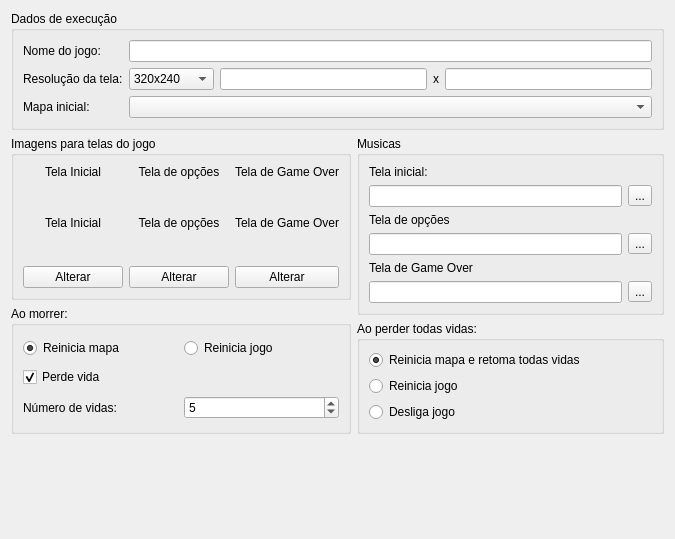
<?xml version="1.0" encoding="UTF-8"?>
<ui version="4.0">
 <class>ConfigsGeneralWidget</class>
 <widget class="QWidget" name="ConfigsGeneralWidget">
  <property name="geometry">
   <rect>
    <x>0</x>
    <y>0</y>
    <width>675</width>
    <height>539</height>
   </rect>
  </property>
  <property name="windowTitle">
   <string>Form</string>
  </property>
  <layout class="QGridLayout" name="gridLayout_6">
   <item row="0" column="0" colspan="2">
    <widget class="QGroupBox" name="groupBox_2">
     <property name="title">
      <string>Dados de execução</string>
     </property>
     <layout class="QGridLayout" name="gridLayout_2">
      <item row="0" column="0">
       <widget class="QLabel" name="label_6">
        <property name="text">
         <string>Nome do jogo:</string>
        </property>
       </widget>
      </item>
      <item row="0" column="1" colspan="4">
       <widget class="QLineEdit" name="editGameName"/>
      </item>
      <item row="1" column="0">
       <widget class="QLabel" name="label_4">
        <property name="text">
         <string>Resolução da tela:</string>
        </property>
       </widget>
      </item>
      <item row="1" column="1">
       <widget class="QComboBox" name="comboResolution">
        <item>
         <property name="text">
          <string>320x240</string>
         </property>
        </item>
        <item>
         <property name="text">
          <string>640x480</string>
         </property>
        </item>
        <item>
         <property name="text">
          <string>640x400</string>
         </property>
        </item>
        <item>
         <property name="text">
          <string>800x600</string>
         </property>
        </item>
        <item>
         <property name="text">
          <string>1024x786</string>
         </property>
        </item>
        <item>
         <property name="text">
          <string>1280x800</string>
         </property>
        </item>
        <item>
         <property name="text">
          <string>Custom</string>
         </property>
        </item>
       </widget>
      </item>
      <item row="1" column="2">
       <widget class="QLineEdit" name="editResolutionWidth"/>
      </item>
      <item row="1" column="3">
       <widget class="QLabel" name="label_7">
        <property name="text">
         <string>x</string>
        </property>
       </widget>
      </item>
      <item row="1" column="4">
       <widget class="QLineEdit" name="editResolutionHeight"/>
      </item>
      <item row="2" column="0">
       <widget class="QLabel" name="label_5">
        <property name="text">
         <string>Mapa inicial:</string>
        </property>
       </widget>
      </item>
      <item row="2" column="1" colspan="4">
       <widget class="QComboBox" name="comboInitialMap"/>
      </item>
     </layout>
    </widget>
   </item>
   <item row="1" column="0">
    <widget class="QGroupBox" name="groupBox">
     <property name="title">
      <string>Imagens para telas do jogo</string>
     </property>
     <layout class="QGridLayout" name="gridLayout">
      <item row="0" column="0">
       <widget class="QLabel" name="label_9">
        <property name="text">
         <string>Tela Inicial</string>
        </property>
        <property name="alignment">
         <set>Qt::AlignCenter</set>
        </property>
       </widget>
      </item>
      <item row="0" column="1">
       <widget class="QLabel" name="label_10">
        <property name="text">
         <string>Tela de opções</string>
        </property>
        <property name="alignment">
         <set>Qt::AlignCenter</set>
        </property>
       </widget>
      </item>
      <item row="0" column="2">
       <widget class="QLabel" name="label_11">
        <property name="text">
         <string>Tela de Game Over</string>
        </property>
        <property name="alignment">
         <set>Qt::AlignCenter</set>
        </property>
       </widget>
      </item>
      <item row="1" column="0">
       <widget class="QLabel" name="labelTelaInicial">
        <property name="sizePolicy">
         <sizepolicy hsizetype="Fixed" vsizetype="Fixed">
          <horstretch>0</horstretch>
          <verstretch>0</verstretch>
         </sizepolicy>
        </property>
        <property name="minimumSize">
         <size>
          <width>100</width>
          <height>75</height>
         </size>
        </property>
        <property name="text">
         <string>Tela Inicial</string>
        </property>
        <property name="alignment">
         <set>Qt::AlignCenter</set>
        </property>
       </widget>
      </item>
      <item row="1" column="1">
       <widget class="QLabel" name="labelTelaOpcoes">
        <property name="sizePolicy">
         <sizepolicy hsizetype="Fixed" vsizetype="Fixed">
          <horstretch>0</horstretch>
          <verstretch>0</verstretch>
         </sizepolicy>
        </property>
        <property name="minimumSize">
         <size>
          <width>100</width>
          <height>75</height>
         </size>
        </property>
        <property name="text">
         <string>Tela de opções</string>
        </property>
        <property name="alignment">
         <set>Qt::AlignCenter</set>
        </property>
       </widget>
      </item>
      <item row="1" column="2">
       <widget class="QLabel" name="labelTelaGameOver">
        <property name="sizePolicy">
         <sizepolicy hsizetype="Fixed" vsizetype="Fixed">
          <horstretch>0</horstretch>
          <verstretch>0</verstretch>
         </sizepolicy>
        </property>
        <property name="minimumSize">
         <size>
          <width>100</width>
          <height>75</height>
         </size>
        </property>
        <property name="text">
         <string>Tela de Game Over</string>
        </property>
        <property name="alignment">
         <set>Qt::AlignCenter</set>
        </property>
       </widget>
      </item>
      <item row="2" column="0">
       <widget class="QPushButton" name="buttonAlterarTelaInicial">
        <property name="text">
         <string>Alterar</string>
        </property>
       </widget>
      </item>
      <item row="2" column="1">
       <widget class="QPushButton" name="buttonAlterarTelaOpcoes">
        <property name="text">
         <string>Alterar</string>
        </property>
       </widget>
      </item>
      <item row="2" column="2">
       <widget class="QPushButton" name="buttonAlterarTelaGameOver">
        <property name="text">
         <string>Alterar</string>
        </property>
       </widget>
      </item>
     </layout>
    </widget>
   </item>
   <item row="1" column="1" rowspan="2">
    <widget class="QGroupBox" name="groupBox_3">
     <property name="title">
      <string>Musicas</string>
     </property>
     <layout class="QGridLayout" name="gridLayout_3">
      <item row="0" column="0">
       <widget class="QLabel" name="label">
        <property name="text">
         <string>Tela inicial:</string>
        </property>
       </widget>
      </item>
      <item row="1" column="0">
       <widget class="QLineEdit" name="lineEditMusicaTelaInicial">
        <property name="enabled">
         <bool>true</bool>
        </property>
        <property name="readOnly">
         <bool>true</bool>
        </property>
       </widget>
      </item>
      <item row="1" column="1">
       <widget class="QToolButton" name="toolButtonMusicaTelaInicial">
        <property name="text">
         <string>...</string>
        </property>
       </widget>
      </item>
      <item row="2" column="0">
       <widget class="QLabel" name="label_2">
        <property name="text">
         <string>Tela de opções</string>
        </property>
       </widget>
      </item>
      <item row="3" column="0">
       <widget class="QLineEdit" name="lineEditMusicaTelaOpcoes">
        <property name="enabled">
         <bool>true</bool>
        </property>
        <property name="readOnly">
         <bool>true</bool>
        </property>
       </widget>
      </item>
      <item row="3" column="1">
       <widget class="QToolButton" name="toolButtonMusicaTelaOpcoes">
        <property name="text">
         <string>...</string>
        </property>
       </widget>
      </item>
      <item row="4" column="0">
       <widget class="QLabel" name="label_3">
        <property name="text">
         <string>Tela de Game Over</string>
        </property>
       </widget>
      </item>
      <item row="5" column="0">
       <widget class="QLineEdit" name="lineEditMusicaTelaGameOver">
        <property name="enabled">
         <bool>true</bool>
        </property>
        <property name="readOnly">
         <bool>true</bool>
        </property>
       </widget>
      </item>
      <item row="5" column="1">
       <widget class="QToolButton" name="toolButtonMusicaTelaGameOver">
        <property name="text">
         <string>...</string>
        </property>
       </widget>
      </item>
     </layout>
    </widget>
   </item>
   <item row="2" column="0" rowspan="2">
    <widget class="QGroupBox" name="groupBoxIfDie">
     <property name="title">
      <string>Ao morrer:</string>
     </property>
     <layout class="QGridLayout" name="gridLayout_4">
      <item row="3" column="0">
       <widget class="QLabel" name="label_12">
        <property name="text">
         <string>Número de vidas:</string>
        </property>
       </widget>
      </item>
      <item row="3" column="1">
       <widget class="QSpinBox" name="spinBoxLives">
        <property name="minimum">
         <number>1</number>
        </property>
        <property name="value">
         <number>5</number>
        </property>
       </widget>
      </item>
      <item row="1" column="0">
       <widget class="QCheckBox" name="checkBoxDieLooseLife">
        <property name="text">
         <string>Perde vida</string>
        </property>
        <property name="checked">
         <bool>true</bool>
        </property>
       </widget>
      </item>
      <item row="0" column="0">
       <widget class="QRadioButton" name="radioButtonDieResetMap">
        <property name="text">
         <string>Reinicia mapa</string>
        </property>
        <property name="checked">
         <bool>true</bool>
        </property>
       </widget>
      </item>
      <item row="0" column="1">
       <widget class="QRadioButton" name="radioButtonDieResetGame">
        <property name="text">
         <string>Reinicia jogo</string>
        </property>
       </widget>
      </item>
     </layout>
    </widget>
   </item>
   <item row="3" column="1">
    <widget class="QGroupBox" name="groupBoxIfLooseAllLives">
     <property name="title">
      <string>Ao perder todas vidas:</string>
     </property>
     <layout class="QGridLayout" name="gridLayout_5">
      <item row="0" column="0" colspan="2">
       <widget class="QRadioButton" name="radioButtonGoverResetMap">
        <property name="text">
         <string>Reinicia mapa e retoma todas vidas</string>
        </property>
        <property name="checked">
         <bool>true</bool>
        </property>
       </widget>
      </item>
      <item row="1" column="0">
       <widget class="QRadioButton" name="radioButtonGoverResetGame">
        <property name="text">
         <string>Reinicia jogo</string>
        </property>
       </widget>
      </item>
      <item row="2" column="0">
       <widget class="QRadioButton" name="radioButtonGoverTurnoffGame">
        <property name="text">
         <string>Desliga jogo</string>
        </property>
       </widget>
      </item>
     </layout>
    </widget>
   </item>
   <item row="4" column="0">
    <spacer name="verticalSpacer">
     <property name="orientation">
      <enum>Qt::Vertical</enum>
     </property>
     <property name="sizeHint" stdset="0">
      <size>
       <width>20</width>
       <height>170</height>
      </size>
     </property>
    </spacer>
   </item>
   <item row="4" column="1">
    <spacer name="verticalSpacer_2">
     <property name="orientation">
      <enum>Qt::Vertical</enum>
     </property>
     <property name="sizeHint" stdset="0">
      <size>
       <width>20</width>
       <height>80</height>
      </size>
     </property>
    </spacer>
   </item>
  </layout>
 </widget>
 <resources/>
 <connections/>
</ui>
